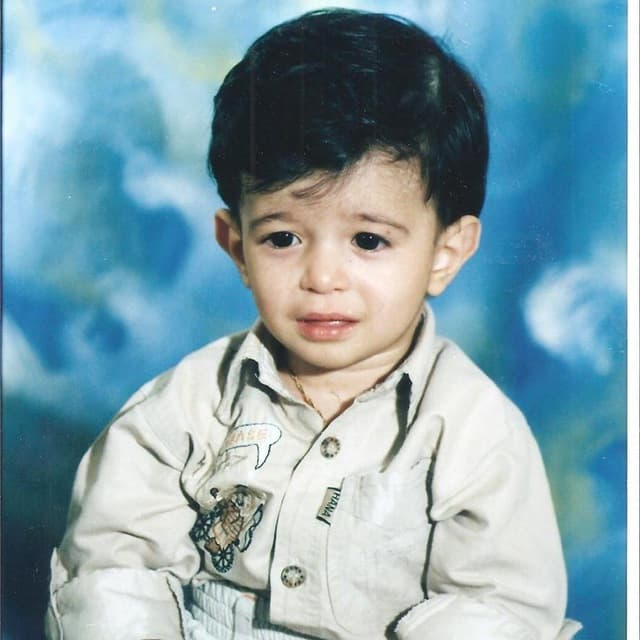
#> input picture image/me.jpg, 640 x 640 px, found by its file name
$ python 'histogram Gray.py'
#> lines starting #> are read from the running program, lines starting #| are printed output that depends on the picture
import cv2
import numpy as np
from matplotlib import pyplot as plt

img = cv2.imread("C:/Users/Mohammad/Desktop/python project/image procses/image/me.jpg",0)
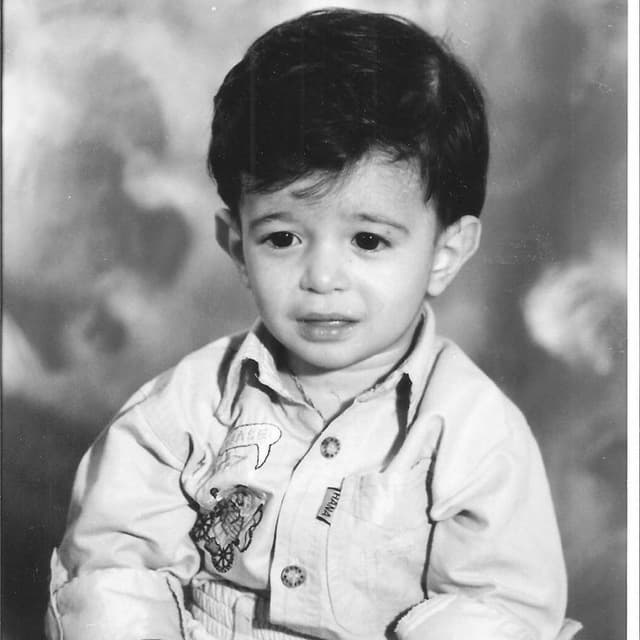
#> img: shape (640, 640); min 12, max 255, mean 155.1
cv2.imshow("Sample Gray",img)
plt.hist(img.ravel(),256,[0,256])
plt.show()
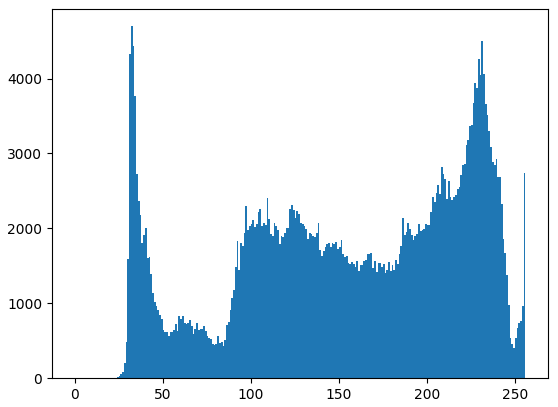
#> figure drawn by matplotlib, 1 panel; tallest bar 4699 high, from x = 32 to 33
